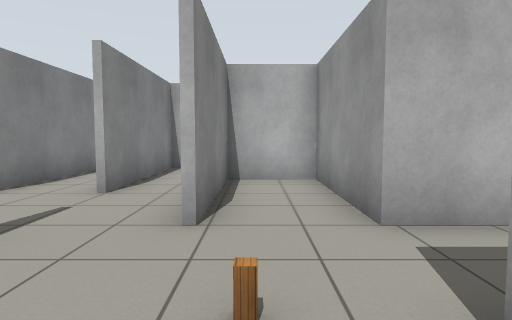
view 1 (above)

24 first-person views from a walk through a Gazebo world. The camera is 0.94 m above the floor, tilts 4° down and sees 75° across. The floor is counted in squares, 1 m on a side. Each view is taken from the middle of a square. On the plan, view 1 faces up. The plan holds only what a view shows up to about 12 squares ahead; the rest is blank. The robots in the file are not drawn. Gazebo's built-in surfaces are drawn with simple patterns.

view 2
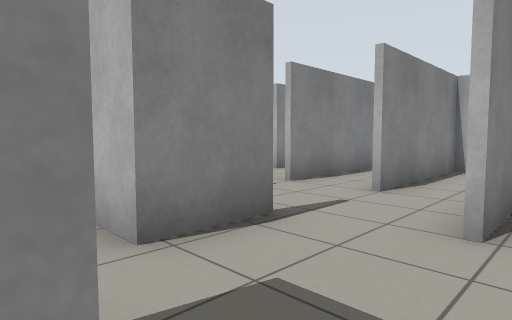

view 3
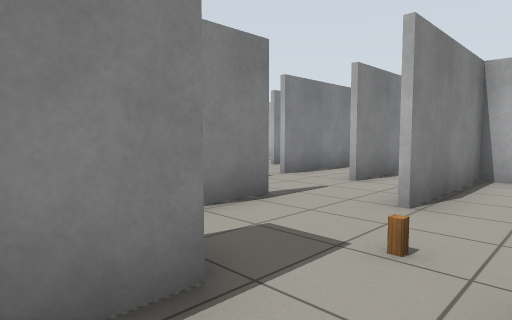

view 4
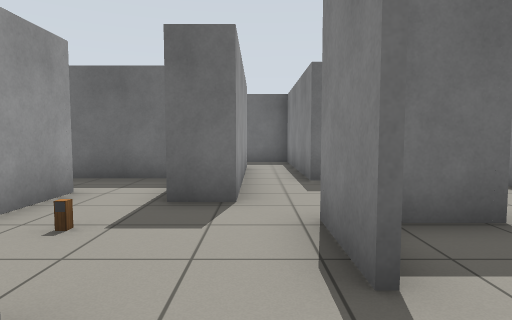

view 5
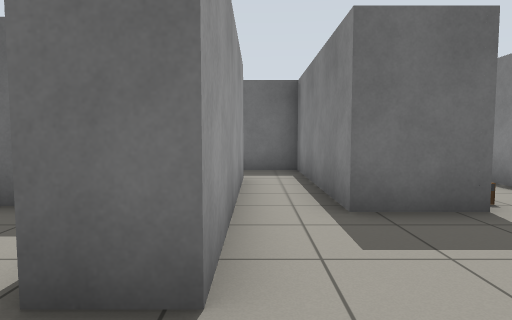

view 6
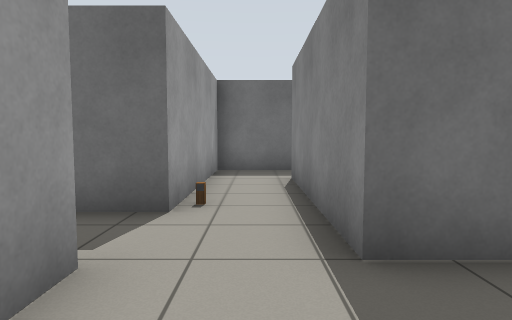

view 7
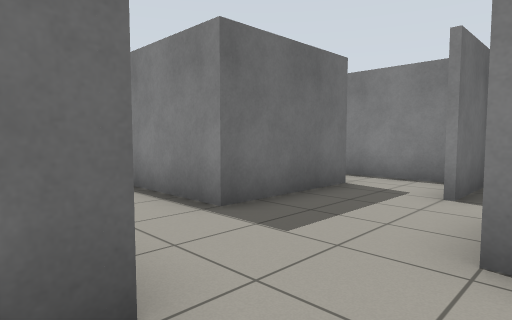

view 8
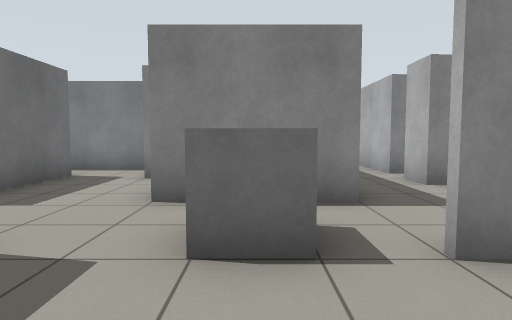

view 9
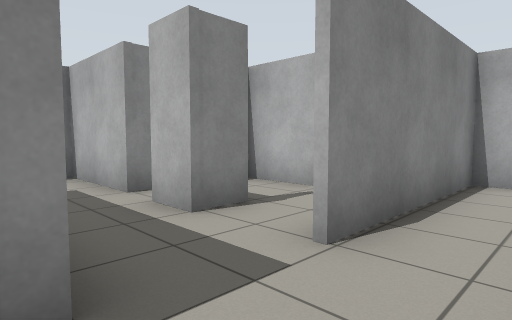

view 10
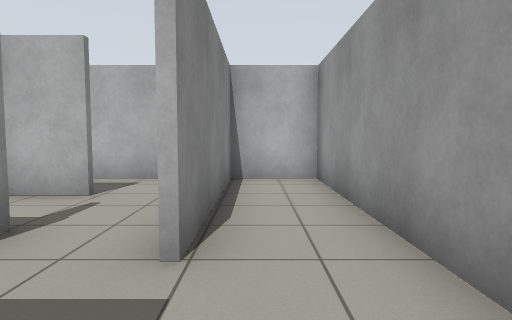

view 11
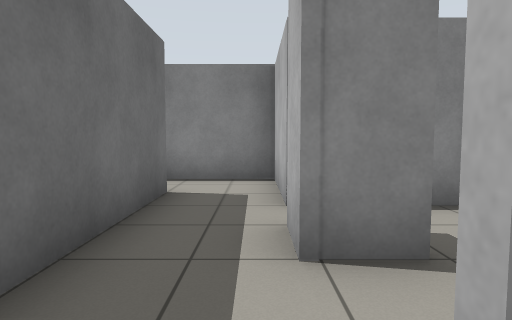

view 12
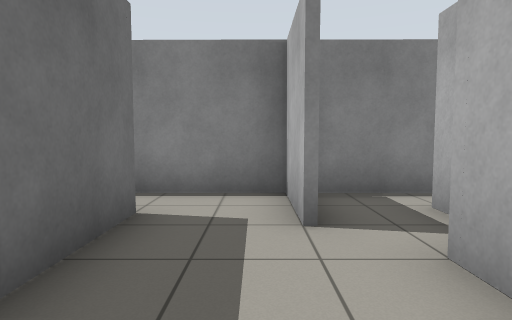

view 13
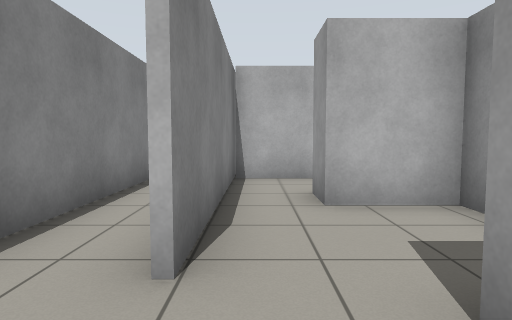

view 14
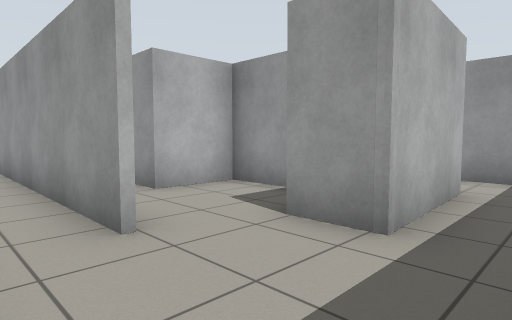

view 15
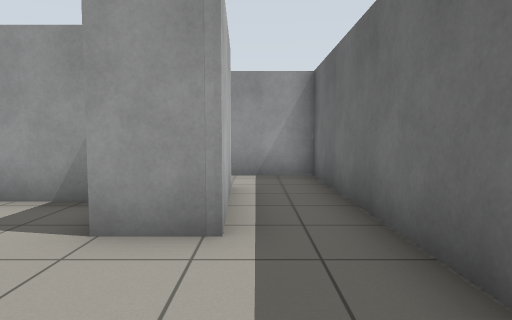

view 16
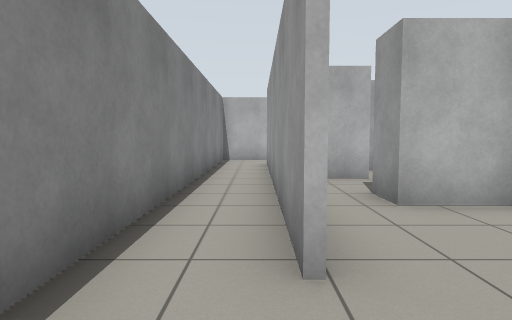

view 17
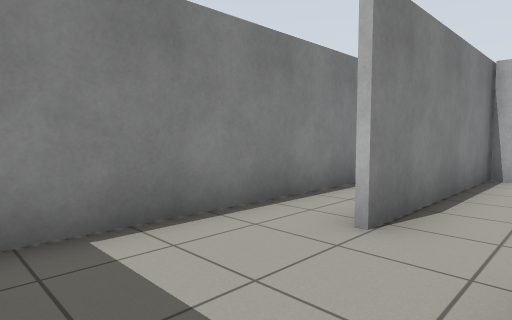

view 18
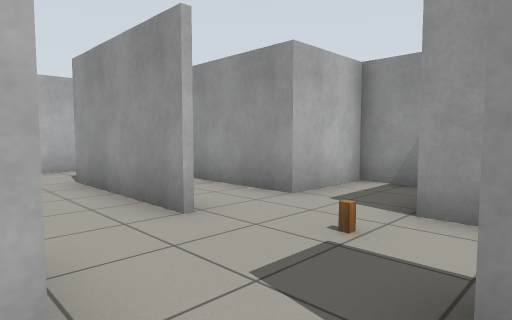

view 19
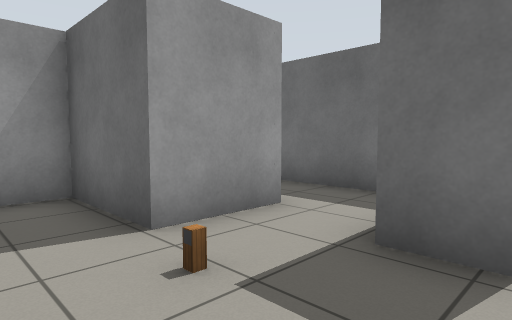

view 20
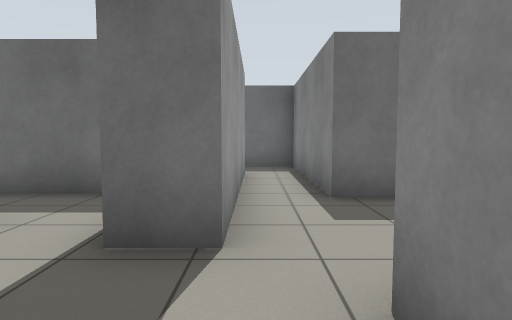

view 21
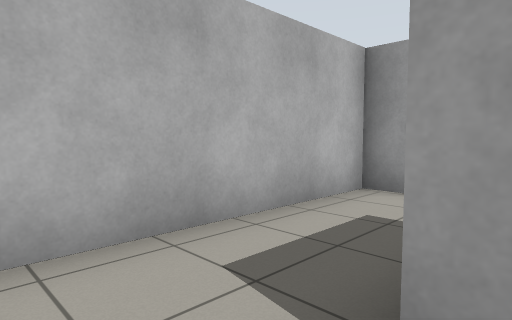

view 22
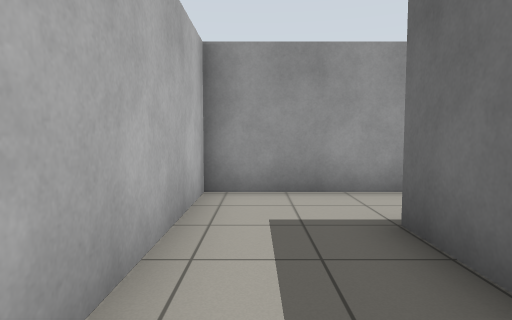

view 23
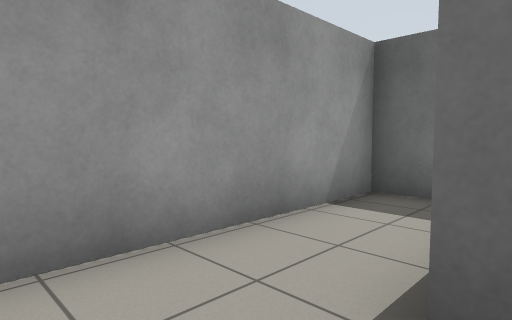

view 24
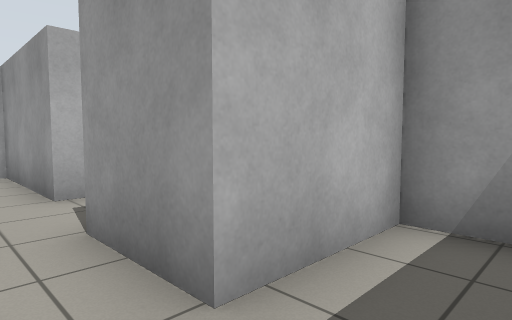

### Floor plan
Points are (right, up) in squares from view 1. A wall is a line through its corners. A room is listed if a view was taken in it or the views show most of it. See-through windows are left out.
Room 1 (views 1, 2, 3, 24)
walls: (0, -2.5) (2.7, -2.5); (-0.7, 0.2) (-0.7, -0.9); (3.6, -1.6) (3.6, -0.6) (1.1, -0.6) (1.1, 0.4)
ways out: opening at (0, 0) to room 2
Room 2 (views 4, 5, 8, 19, 20)
walls: (-0.8, 3.4) (-0.8, 5.6); (-2.7, 3.1) (-2.7, 1.3); (1.1, 0.4) (1.1, 1.4) (3.6, 1.4) (3.6, 3.9); (-1.7, 0.2) (-0.7, 0.2); (3.6, 3.5) (1.3, 3.5) (1.3, 7.4) (-0.7, 7.4) (-0.7, 3.4)
ways out: opening at (0, 0) to room 1; opening at (-3, 4.5) to room 3; opening at (-2, 1) to room 5; opening at (-2, 6.5) to room 6
objects: pillar (0, 2)
Room 3 (views 6, 7, 9, 10, 11, 12)
walls: (-6.8, 5.5) (-6.8, 2.4); (-7.9, 2.5) (-8.6, 2.5); (-8.6, 3.5) (-10.5, 3.5); (-4.8, 1.4) (-3.5, 1.4); (-4.6, 6.6) (-4.6, 12.4) (-6.6, 12.4) (-6.6, 7.4); (-9.4, 1.5) (-11.5, 1.5); (-8.5, 7.4) (-9.5, 7.4); (-4.6, -0.4) (-4.6, 0.5); (-10.5, 5.5) (-7.9, 5.5); (-11.5, 4) (-11.5, -1.4); (-9.9, -1.5) (-9.9, -0.5) (-6.8, -0.5)
ways out: opening at (-3, 4.5) to room 2; opening at (-11, -1) to room 4; opening at (-6, -1) to room 5; opening at (-10, 6) to room 8
objects: grey box (-5, 4)
Room 4 (views 13, 14, 15, 16, 17)
walls: (-8.2, -3.6) (-8.2, -1.5) (-9.9, -1.5); (-11.3, -7.4) (-4.9, -7.4) (-4.9, -5.5); (-6.8, -5.5) (-9.9, -5.7) (-9.9, -4.4); (-13.4, -3.4) (-13.4, -6.6); (-11.5, -1.4) (-11.5, -3.9)
ways out: opening at (-11, -1) to room 3; opening at (-13, -4) to room 7; opening at (-6, -4.5) to room 9
Room 5 (view 18)
walls: (-4.9, -2.1) (-3.2, -2.1) (-3.2, -7.4) (-1.6, -7.4); (-2.7, 1.3) (-3.8, 1.3); (-1.7, -5.5) (-1.7, 0.2); (-6.8, -0.5) (-6.8, -2.5)
ways out: opening at (-2, 1) to room 2; opening at (-6, -1) to room 3; opening at (-6, -2) to room 9
Room 6 (views 21, 22, 23)
walls: (-0.1, 7.5) (1.5, 7.5); (-0.8, 5.6) (-0.8, 7.5); (2.6, 3.6) (3.6, 3.6); (3.6, 3.9) (3.6, 9.9) (-2.5, 9.9) (-2.5, 5.5)
ways out: opening at (-2, 6.5) to room 2
Room 7 (no view inside)
walls: (-11.4, 7.4) (-13.3, 7.4) (-13.4, -3.4); (-11.7, -3.9) (-11.6, 5.2)
ways out: opening at (-13, -4) to room 4; opening at (-11, 6.5) to room 8
Room 8 (no view inside)
walls: (-9.6, 10.3) (-10.5, 10.3) (-10.5, 7.4) (-11.4, 7.4); (-11.7, 5.5) (-10.5, 5.5)
ways out: opening at (-10, 6) to room 3; opening at (-11, 6.5) to room 7; opening at (-9, 9) to room 10
Room 9 (no view inside)
walls: (-6.8, -2.5) (-6.8, -5.5); (-4.9, -5.5) (-4.9, -3.5)
ways out: opening at (-6, -4.5) to room 4; opening at (-6, -2) to room 5
Room 10 (no view inside)
walls: (-8.6, 10.3) (-9.6, 10.3)
ways out: opening at (-9, 9) to room 8; opening at (-8, 10)

Positions as (right, up) in squares from view 1, and headings:
1: (0, 0), facing up
2: (0, 0), facing up-left
3: (1, -1), facing up-left
4: (-2, 5), facing down
5: (-2, 2), facing down
6: (-6, 2), facing down
7: (-4, 3), facing down-left
8: (-2, 4), facing left
9: (-5, 5), facing up-left
10: (-6, 5), facing up
11: (-6, 7), facing left
12: (-6, 1), facing left
13: (-11, -6), facing up
14: (-13, -7), facing up-right
15: (-13, -6), facing right
16: (-12, -6), facing up
17: (-10, -7), facing up-left
18: (-3, 0), facing up-right
19: (-2, 3), facing down-right
20: (-2, 3), facing down
21: (-2, 7), facing up-right
22: (-2, 9), facing right
23: (1, 9), facing down-right
24: (0, -2), facing up-right
